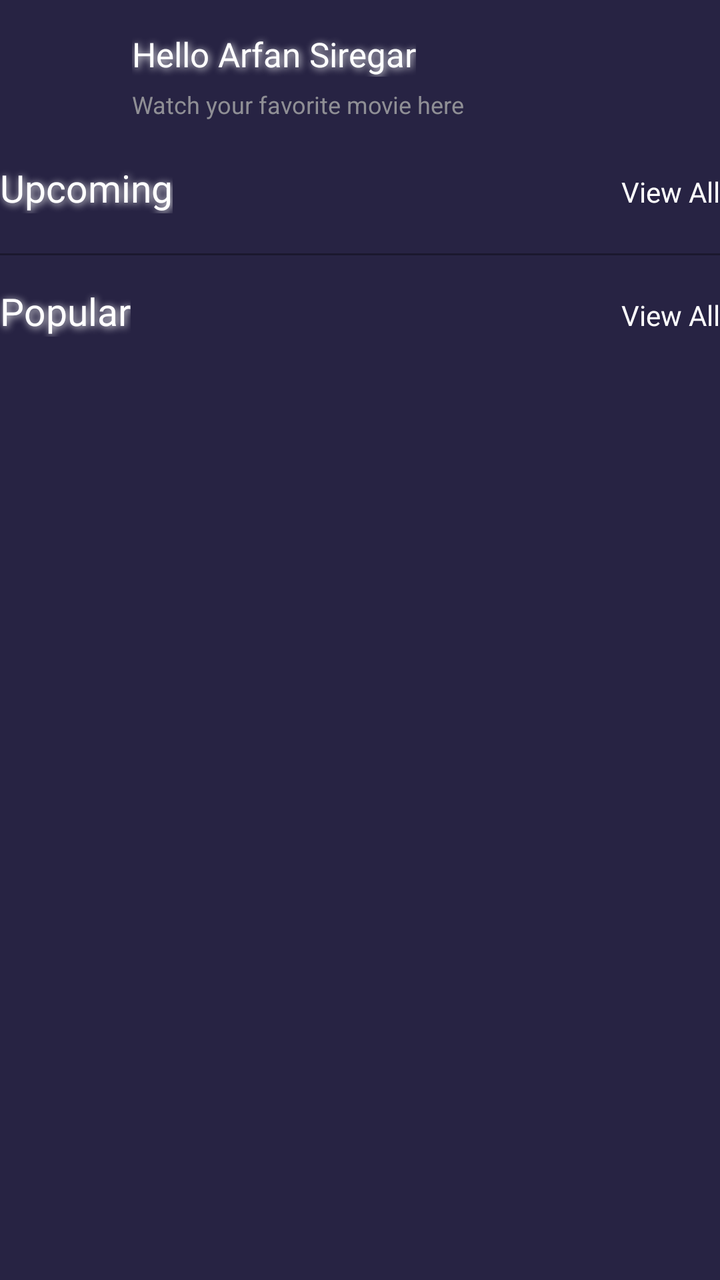
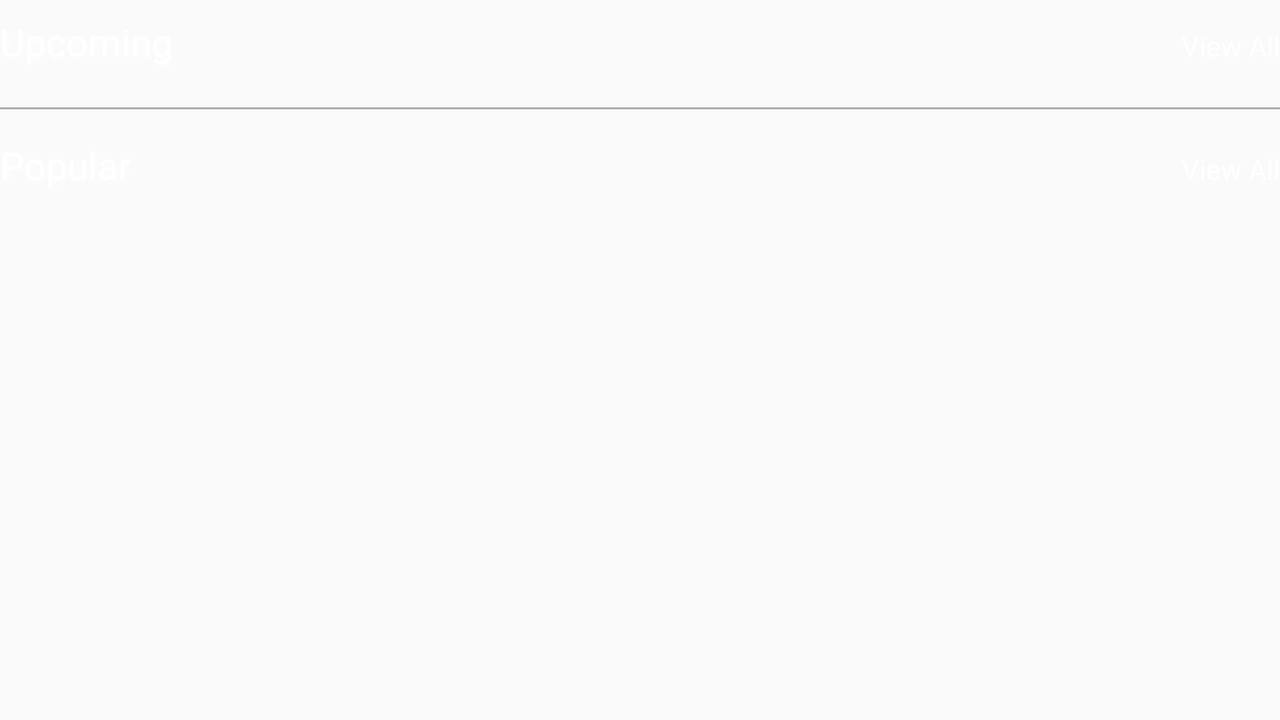

First picture: res/layout/ on a phone held upright. Second picture: the repository's own variant of that layout, on a device whose configuration matches the variant's folder. Source for both follows.
<!-- AndroidManifest.xml: activity theme Theme.MovieAppAssessment.NoActionBar -->
<!-- res/layout/fragment_home.xml -->
<?xml version="1.0" encoding="utf-8"?>
<androidx.constraintlayout.widget.ConstraintLayout xmlns:android="http://schemas.android.com/apk/res/android"
    xmlns:app="http://schemas.android.com/apk/res-auto"
    xmlns:tools="http://schemas.android.com/tools"
    android:layout_width="match_parent"
    android:layout_height="match_parent"
    android:background="@color/dark"
    tools:context=".presentation.home.ui.home.fragment.HomeFragment">

    <com.google.android.material.imageview.ShapeableImageView
        android:id="@+id/iv_profile"
        android:layout_width="42dp"
        android:layout_height="42dp"
        android:layout_marginStart="8dp"
        android:scaleType="centerCrop"
        app:layout_constraintBottom_toTopOf="@+id/guideline3"
        app:layout_constraintStart_toStartOf="parent"
        app:layout_constraintTop_toTopOf="parent"
        app:shapeAppearanceOverlay="@style/circle_rounded"
        app:srcCompat="@drawable/iv_user"
        app:strokeColor="@color/white"
        app:strokeWidth="@null" />

    <TextView
        android:id="@+id/tv_Title"
        android:layout_width="wrap_content"
        android:layout_height="wrap_content"
        android:layout_marginStart="16dp"
        android:fontFamily="@font/source_sans_pro_bold"
        android:shadowColor="@color/white"
        android:shadowDx="2"
        android:shadowDy="2"
        android:shadowRadius="9"
        android:text="Hello Arfan Siregar"
        android:textColor="@color/white"
        android:textSize="17sp"
        app:layout_constraintStart_toEndOf="@+id/iv_profile"
        app:layout_constraintTop_toTopOf="@+id/iv_profile" />

    <TextView
        android:id="@+id/tv_subtitle"
        android:layout_width="wrap_content"
        android:layout_height="wrap_content"
        android:layout_marginTop="8dp"
        android:alpha="0.8"
        android:text="Watch your favorite movie here"
        android:textColor="@android:color/darker_gray"
        android:textSize="12sp"
        app:layout_constraintBottom_toBottomOf="@+id/iv_profile"
        app:layout_constraintStart_toStartOf="@+id/tv_Title"
        app:layout_constraintTop_toBottomOf="@+id/tv_Title" />

    <ImageView
        android:id="@+id/iv_notification"
        android:layout_width="wrap_content"
        android:layout_height="wrap_content"
        android:layout_marginEnd="24dp"
        app:layout_constraintBottom_toBottomOf="@+id/iv_profile"
        app:layout_constraintEnd_toEndOf="parent"
        app:layout_constraintTop_toTopOf="@+id/iv_profile"
        app:srcCompat="@drawable/ic_notification" />

    <androidx.core.widget.NestedScrollView
        android:layout_width="match_parent"
        android:layout_height="0dp"
        app:layout_constraintBottom_toBottomOf="parent"
        app:layout_constraintEnd_toEndOf="parent"
        app:layout_constraintStart_toStartOf="parent"
        app:layout_constraintTop_toTopOf="@+id/guideline3">

        <androidx.constraintlayout.widget.ConstraintLayout
            android:layout_width="match_parent"
            android:layout_height="match_parent"
            android:paddingBottom="24dp">

            <TextView
                android:id="@+id/tv_all"
                android:layout_width="wrap_content"
                android:layout_height="wrap_content"
                android:layout_marginTop="8dp"
                android:fontFamily="@font/source_sans_pro_bold"
                android:shadowColor="@color/white"
                android:shadowDx="2"
                android:shadowDy="2"
                android:shadowRadius="9"
                android:text="Upcoming"
                android:textColor="@color/white"
                android:textSize="19sp"
                app:layout_constraintStart_toStartOf="parent"
                app:layout_constraintTop_toTopOf="parent" />

            <TextView
                android:id="@+id/tv_upcoming_view_all"
                android:layout_width="wrap_content"
                android:layout_height="wrap_content"
                android:fontFamily="@font/source_sans_pro"
                android:text="View All"
                android:textColor="@color/white"
                android:textSize="14dp"
                app:layout_constraintBottom_toTopOf="@+id/rv_upcoming"
                app:layout_constraintEnd_toEndOf="parent"
                app:layout_constraintTop_toTopOf="@+id/tv_all" />

            <androidx.recyclerview.widget.RecyclerView
                android:id="@+id/rv_upcoming"
                android:layout_width="match_parent"
                android:layout_height="wrap_content"
                android:layout_marginTop="4dp"
                android:orientation="horizontal"
                app:layoutManager="androidx.recyclerview.widget.LinearLayoutManager"
                app:layout_constraintEnd_toEndOf="parent"
                app:layout_constraintStart_toStartOf="parent"
                app:layout_constraintTop_toBottomOf="@+id/tv_all" />

            <View
                android:id="@+id/v_one"
                android:layout_width="match_parent"
                android:layout_height="1dp"
                android:layout_marginTop="16dp"
                android:alpha="0.3"
                android:background="@color/black"
                app:layout_constraintEnd_toEndOf="parent"
                app:layout_constraintStart_toStartOf="parent"
                app:layout_constraintTop_toBottomOf="@id/rv_upcoming" />

            <TextView
                android:id="@+id/tv_Popular"
                android:layout_width="wrap_content"
                android:layout_height="wrap_content"
                android:layout_marginTop="16dp"
                android:fontFamily="@font/source_sans_pro_bold"
                android:shadowColor="@color/white"
                android:shadowDx="2"
                android:shadowDy="2"
                android:shadowRadius="9"
                android:text="Popular"
                android:textColor="@color/white"
                android:textSize="19dp"
                app:layout_constraintStart_toStartOf="parent"
                app:layout_constraintTop_toTopOf="@+id/v_one" />

            <TextView
                android:id="@+id/tv_popular_view_all"
                android:layout_width="wrap_content"
                android:layout_height="wrap_content"
                android:fontFamily="@font/source_sans_pro"
                android:text="View All"
                android:textColor="@color/white"
                android:textSize="14dp"
                app:layout_constraintBottom_toTopOf="@+id/rv_popular"
                app:layout_constraintEnd_toEndOf="parent"
                app:layout_constraintTop_toTopOf="@+id/tv_Popular" />

            <androidx.recyclerview.widget.RecyclerView
                android:id="@+id/rv_popular"
                android:layout_width="match_parent"
                android:layout_height="wrap_content"
                android:layout_marginTop="4dp"
                android:orientation="horizontal"
                app:layoutManager="androidx.recyclerview.widget.LinearLayoutManager"
                app:layout_constraintEnd_toEndOf="parent"
                app:layout_constraintStart_toStartOf="parent"
                app:layout_constraintTop_toBottomOf="@+id/tv_Popular" />

        </androidx.constraintlayout.widget.ConstraintLayout>

    </androidx.core.widget.NestedScrollView>

    <androidx.constraintlayout.widget.Guideline
        android:id="@+id/guideline3"
        android:layout_width="wrap_content"
        android:layout_height="wrap_content"
        android:orientation="horizontal"
        app:layout_constraintGuide_begin="73dp" />

    <ProgressBar
        android:id="@+id/pb_laoding"
        android:layout_width="wrap_content"
        android:layout_height="wrap_content"
        android:visibility="gone"
        app:layout_constraintBottom_toBottomOf="parent"
        app:layout_constraintEnd_toEndOf="parent"
        app:layout_constraintStart_toStartOf="parent"
        app:layout_constraintTop_toTopOf="parent" />

</androidx.constraintlayout.widget.ConstraintLayout>
<!-- resources referenced by this layout -->
<resources>
  <color name="black">#FF000000</color>
  <color name="dark">#272343</color>
  <color name="white">#FFFFFFFF</color>
  <style name="circle_rounded">
          <item name="cornerSize">50%</item>
      </style>
  <style name="Theme.MovieAppAssessment.NoActionBar">
          <item name="windowActionBar">false</item>
          <item name="windowNoTitle">true</item>
      </style>
</resources>
<!-- res/layout-w600dp/fragment_home.xml (the repository's variant of the layout above) -->
<!-- drawn on the phone turned sideways -->
<?xml version="1.0" encoding="utf-8"?>
<androidx.constraintlayout.widget.ConstraintLayout xmlns:android="http://schemas.android.com/apk/res/android"
    xmlns:app="http://schemas.android.com/apk/res-auto"
    xmlns:tools="http://schemas.android.com/tools"
    android:layout_height="match_parent"
    android:layout_width="match_parent"
    tools:context=".presentation.home.ui.home.fragment.HomeFragment">

    <androidx.core.widget.NestedScrollView
        android:layout_width="match_parent"
        android:layout_height="0dp"
        app:layout_constraintBottom_toBottomOf="parent"
        app:layout_constraintEnd_toEndOf="parent"
        app:layout_constraintStart_toStartOf="parent"
        app:layout_constraintTop_toTopOf="parent">

        <androidx.constraintlayout.widget.ConstraintLayout
            android:layout_width="match_parent"
            android:layout_height="match_parent"
            android:paddingBottom="24dp">

            <TextView
                android:id="@+id/tv_all"
                android:layout_width="wrap_content"
                android:layout_height="wrap_content"
                android:layout_marginTop="8dp"
                android:fontFamily="@font/source_sans_pro_bold"
                android:shadowColor="@color/white"
                android:shadowDx="2"
                android:shadowDy="2"
                android:shadowRadius="9"
                android:text="Upcoming"
                android:textColor="@color/white"
                android:textSize="19dp"
                app:layout_constraintStart_toStartOf="parent"
                app:layout_constraintTop_toTopOf="parent" />

            <TextView
                android:id="@+id/tv_upcoming_view_all"
                android:layout_width="wrap_content"
                android:layout_height="wrap_content"
                android:fontFamily="@font/source_sans_pro"
                android:text="View All"
                android:textColor="@color/white"
                android:textSize="14dp"
                app:layout_constraintBottom_toTopOf="@+id/rv_upcoming"
                app:layout_constraintEnd_toEndOf="parent"
                app:layout_constraintTop_toTopOf="@+id/tv_all" />

            <androidx.recyclerview.widget.RecyclerView
                android:id="@+id/rv_upcoming"
                android:layout_width="match_parent"
                android:layout_height="wrap_content"
                android:layout_marginTop="4dp"
                android:orientation="horizontal"
                app:layoutManager="androidx.recyclerview.widget.LinearLayoutManager"
                app:layout_constraintEnd_toEndOf="parent"
                app:layout_constraintStart_toStartOf="parent"
                app:layout_constraintTop_toBottomOf="@+id/tv_all" />

            <View
                android:id="@+id/v_one"
                android:layout_width="match_parent"
                android:layout_height="1dp"
                android:layout_marginTop="16dp"
                android:alpha="0.3"
                android:background="@color/black"
                app:layout_constraintEnd_toEndOf="parent"
                app:layout_constraintStart_toStartOf="parent"
                app:layout_constraintTop_toBottomOf="@id/rv_upcoming" />

            <TextView
                android:id="@+id/tv_Popular"
                android:layout_width="wrap_content"
                android:layout_height="wrap_content"
                android:layout_marginTop="16dp"
                android:fontFamily="@font/source_sans_pro_bold"
                android:shadowColor="@color/white"
                android:shadowDx="2"
                android:shadowDy="2"
                android:shadowRadius="9"
                android:text="Popular"
                android:textColor="@color/white"
                android:textSize="19dp"
                app:layout_constraintStart_toStartOf="parent"
                app:layout_constraintTop_toTopOf="@+id/v_one" />

            <TextView
                android:id="@+id/tv_popular_view_all"
                android:layout_width="wrap_content"
                android:layout_height="wrap_content"
                android:fontFamily="@font/source_sans_pro"
                android:text="View All"
                android:textColor="@color/white"
                android:textSize="14dp"
                app:layout_constraintBottom_toTopOf="@+id/rv_popular"
                app:layout_constraintEnd_toEndOf="parent"
                app:layout_constraintTop_toTopOf="@+id/tv_Popular" />

            <androidx.recyclerview.widget.RecyclerView
                android:id="@+id/rv_popular"
                android:layout_width="match_parent"
                android:layout_height="wrap_content"
                android:layout_marginTop="4dp"
                android:orientation="horizontal"
                app:layoutManager="androidx.recyclerview.widget.LinearLayoutManager"
                app:layout_constraintEnd_toEndOf="parent"
                app:layout_constraintStart_toStartOf="parent"
                app:layout_constraintTop_toBottomOf="@+id/tv_Popular" />

        </androidx.constraintlayout.widget.ConstraintLayout>

    </androidx.core.widget.NestedScrollView>

</androidx.constraintlayout.widget.ConstraintLayout>
<!-- resources referenced by the variant -->
<!-- as the phone turned sideways resolves them -->
<resources>
  <color name="black">#FF000000</color>
  <color name="white">#FFFFFFFF</color>
  <style name="Theme.MovieAppAssessment.NoActionBar">
          <item name="windowActionBar">false</item>
          <item name="windowNoTitle">true</item>
      </style>
</resources>
